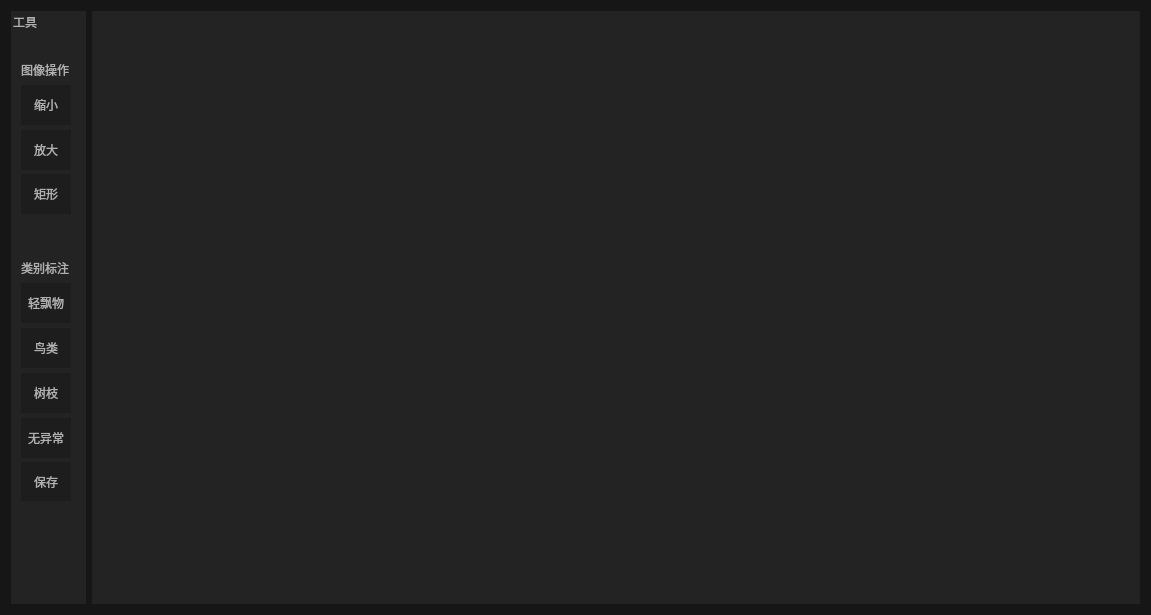
<?xml version="1.0" encoding="UTF-8"?>
<ui version="4.0">
 <class>painter</class>
 <widget class="QWidget" name="painter">
  <property name="geometry">
   <rect>
    <x>0</x>
    <y>0</y>
    <width>1151</width>
    <height>615</height>
   </rect>
  </property>
  <property name="minimumSize">
   <size>
    <width>1076</width>
    <height>590</height>
   </size>
  </property>
  <property name="maximumSize">
   <size>
    <width>10760</width>
    <height>5900</height>
   </size>
  </property>
  <property name="palette">
   <palette>
    <active>
     <colorrole role="Button">
      <brush brushstyle="SolidPattern">
       <color alpha="255">
        <red>22</red>
        <green>22</green>
        <blue>22</blue>
       </color>
      </brush>
     </colorrole>
     <colorrole role="Base">
      <brush brushstyle="SolidPattern">
       <color alpha="255">
        <red>22</red>
        <green>22</green>
        <blue>22</blue>
       </color>
      </brush>
     </colorrole>
     <colorrole role="Window">
      <brush brushstyle="SolidPattern">
       <color alpha="255">
        <red>22</red>
        <green>22</green>
        <blue>22</blue>
       </color>
      </brush>
     </colorrole>
    </active>
    <inactive>
     <colorrole role="Button">
      <brush brushstyle="SolidPattern">
       <color alpha="255">
        <red>66</red>
        <green>66</green>
        <blue>66</blue>
       </color>
      </brush>
     </colorrole>
     <colorrole role="Base">
      <brush brushstyle="SolidPattern">
       <color alpha="255">
        <red>22</red>
        <green>22</green>
        <blue>22</blue>
       </color>
      </brush>
     </colorrole>
     <colorrole role="Window">
      <brush brushstyle="SolidPattern">
       <color alpha="255">
        <red>22</red>
        <green>22</green>
        <blue>22</blue>
       </color>
      </brush>
     </colorrole>
    </inactive>
    <disabled>
     <colorrole role="Button">
      <brush brushstyle="SolidPattern">
       <color alpha="255">
        <red>113</red>
        <green>113</green>
        <blue>113</blue>
       </color>
      </brush>
     </colorrole>
     <colorrole role="Base">
      <brush brushstyle="SolidPattern">
       <color alpha="255">
        <red>22</red>
        <green>22</green>
        <blue>22</blue>
       </color>
      </brush>
     </colorrole>
     <colorrole role="Window">
      <brush brushstyle="SolidPattern">
       <color alpha="255">
        <red>22</red>
        <green>22</green>
        <blue>22</blue>
       </color>
      </brush>
     </colorrole>
    </disabled>
   </palette>
  </property>
  <property name="windowTitle">
   <string>Form</string>
  </property>
  <property name="styleSheet">
   <string notr="true">background-color: rgb(22, 22, 22);
border: rgb(22, 22, 22);</string>
  </property>
  <layout class="QGridLayout" name="gridLayout">
   <item row="0" column="0">
    <layout class="QHBoxLayout" name="horizontalLayout">
     <item>
      <widget class="QGroupBox" name="groupBox">
       <property name="minimumSize">
        <size>
         <width>75</width>
         <height>0</height>
        </size>
       </property>
       <property name="styleSheet">
        <string notr="true">background-color: rgb(35, 35, 35);
color: rgb(177, 177, 177);</string>
       </property>
       <property name="title">
        <string>工具</string>
       </property>
       <widget class="QWidget" name="layoutWidget">
        <property name="geometry">
         <rect>
          <x>10</x>
          <y>30</y>
          <width>56</width>
          <height>460</height>
         </rect>
        </property>
        <layout class="QVBoxLayout" name="verticalLayout">
         <item>
          <widget class="QLabel" name="label_4">
           <property name="text">
            <string/>
           </property>
          </widget>
         </item>
         <item>
          <widget class="QLabel" name="label_2">
           <property name="text">
            <string>图像操作</string>
           </property>
          </widget>
         </item>
         <item>
          <widget class="QPushButton" name="btn_zoom_in">
           <property name="enabled">
            <bool>true</bool>
           </property>
           <property name="minimumSize">
            <size>
             <width>50</width>
             <height>40</height>
            </size>
           </property>
           <property name="maximumSize">
            <size>
             <width>50</width>
             <height>40</height>
            </size>
           </property>
           <property name="styleSheet">
            <string notr="true">background-color: rgb(29, 29, 29);</string>
           </property>
           <property name="text">
            <string>缩小</string>
           </property>
          </widget>
         </item>
         <item>
          <widget class="QPushButton" name="btn_zoom_out">
           <property name="minimumSize">
            <size>
             <width>50</width>
             <height>40</height>
            </size>
           </property>
           <property name="maximumSize">
            <size>
             <width>50</width>
             <height>40</height>
            </size>
           </property>
           <property name="styleSheet">
            <string notr="true">background-color: rgb(29, 29, 29);</string>
           </property>
           <property name="text">
            <string>放大</string>
           </property>
          </widget>
         </item>
         <item>
          <widget class="QPushButton" name="btn_draw_rec">
           <property name="minimumSize">
            <size>
             <width>50</width>
             <height>40</height>
            </size>
           </property>
           <property name="maximumSize">
            <size>
             <width>50</width>
             <height>40</height>
            </size>
           </property>
           <property name="styleSheet">
            <string notr="true">background-color: rgb(29, 29, 29);</string>
           </property>
           <property name="text">
            <string>矩形</string>
           </property>
          </widget>
         </item>
         <item>
          <widget class="QLabel" name="label_5">
           <property name="text">
            <string/>
           </property>
          </widget>
         </item>
         <item>
          <widget class="QLabel" name="label_3">
           <property name="text">
            <string/>
           </property>
          </widget>
         </item>
         <item>
          <widget class="QLabel" name="label">
           <property name="text">
            <string>类别标注</string>
           </property>
          </widget>
         </item>
         <item>
          <widget class="QPushButton" name="btn_plastic">
           <property name="enabled">
            <bool>true</bool>
           </property>
           <property name="minimumSize">
            <size>
             <width>50</width>
             <height>40</height>
            </size>
           </property>
           <property name="maximumSize">
            <size>
             <width>50</width>
             <height>40</height>
            </size>
           </property>
           <property name="styleSheet">
            <string notr="true">background-color: rgb(29, 29, 29);</string>
           </property>
           <property name="text">
            <string>轻飘物</string>
           </property>
          </widget>
         </item>
         <item>
          <widget class="QPushButton" name="btn_birds">
           <property name="enabled">
            <bool>true</bool>
           </property>
           <property name="minimumSize">
            <size>
             <width>50</width>
             <height>40</height>
            </size>
           </property>
           <property name="maximumSize">
            <size>
             <width>50</width>
             <height>40</height>
            </size>
           </property>
           <property name="styleSheet">
            <string notr="true">background-color: rgb(29, 29, 29);</string>
           </property>
           <property name="text">
            <string>鸟类</string>
           </property>
          </widget>
         </item>
         <item>
          <widget class="QPushButton" name="btn_branch">
           <property name="enabled">
            <bool>true</bool>
           </property>
           <property name="minimumSize">
            <size>
             <width>50</width>
             <height>40</height>
            </size>
           </property>
           <property name="maximumSize">
            <size>
             <width>50</width>
             <height>40</height>
            </size>
           </property>
           <property name="styleSheet">
            <string notr="true">background-color: rgb(29, 29, 29);</string>
           </property>
           <property name="text">
            <string>树枝</string>
           </property>
          </widget>
         </item>
         <item>
          <widget class="QPushButton" name="btn_no_error">
           <property name="enabled">
            <bool>true</bool>
           </property>
           <property name="minimumSize">
            <size>
             <width>50</width>
             <height>40</height>
            </size>
           </property>
           <property name="maximumSize">
            <size>
             <width>50</width>
             <height>40</height>
            </size>
           </property>
           <property name="styleSheet">
            <string notr="true">background-color: rgb(29, 29, 29);</string>
           </property>
           <property name="text">
            <string>无异常</string>
           </property>
          </widget>
         </item>
         <item>
          <widget class="QPushButton" name="btn_save">
           <property name="minimumSize">
            <size>
             <width>50</width>
             <height>40</height>
            </size>
           </property>
           <property name="maximumSize">
            <size>
             <width>50</width>
             <height>40</height>
            </size>
           </property>
           <property name="styleSheet">
            <string notr="true">background-color: rgb(29, 29, 29);</string>
           </property>
           <property name="text">
            <string>保存</string>
           </property>
          </widget>
         </item>
        </layout>
       </widget>
      </widget>
     </item>
     <item>
      <widget class="QGraphicsView" name="pic_show">
       <property name="styleSheet">
        <string notr="true">background-color: rgb(35, 35, 35);</string>
       </property>
      </widget>
     </item>
    </layout>
   </item>
  </layout>
 </widget>
 <resources/>
 <connections/>
</ui>
